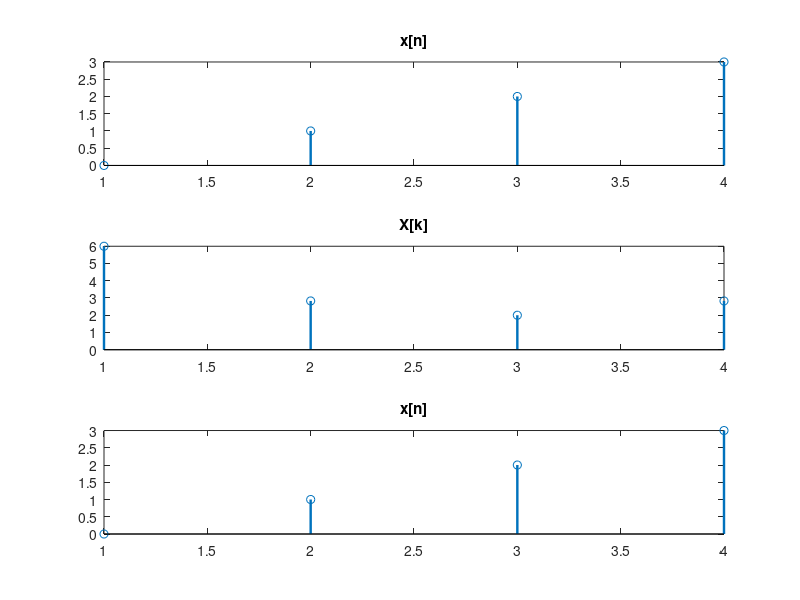
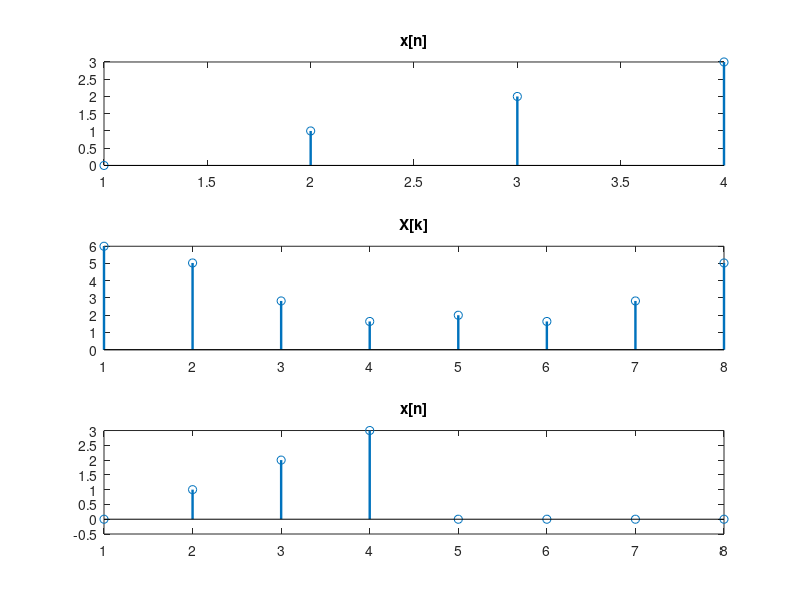
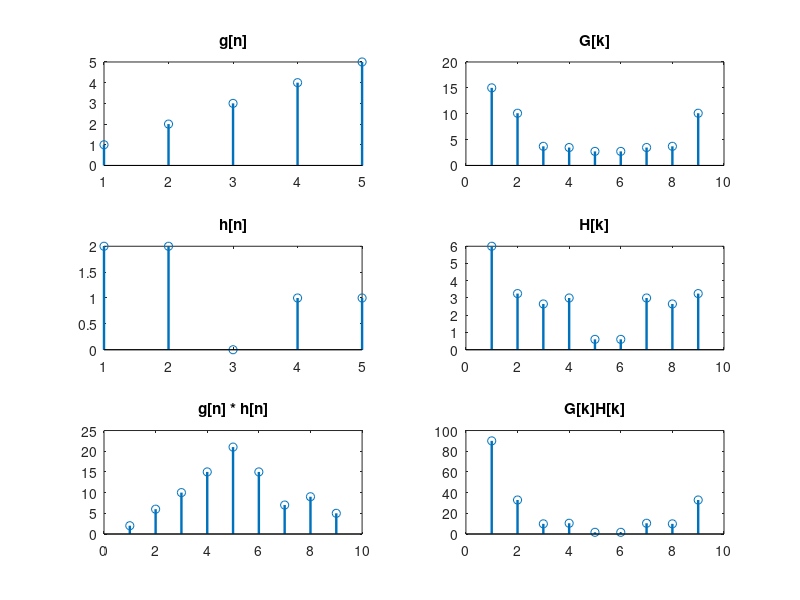

Source code (MATLAB) for these figures, in order:
clear
figure (1)
x = [0 1 2 3];
n1 = 4;

X = fft(x, n1);
M = abs(X);
subplot(3, 1, 1)
stem(x, 'linewidth', 1.75)
title('x[n]')

subplot(3, 1, 2)
stem(M, 'linewidth', 1.75)
title('X[k]')

InvX = ifft(X, n1);
subplot(3, 1, 3)
stem(InvX, 'linewidth', 1.75)
title('x[n]')




figure (2)
n2 = 8;
X = fft(x, n2);
M = abs(X);
subplot(3, 1, 1)
stem(x, 'linewidth', 1.75)
title('x[n]')

subplot(3, 1, 2)
stem(M, 'linewidth', 1.75)
title('X[k]')

InvX = ifft(X, n2);
subplot(3, 1, 3)
stem(InvX, 'linewidth', 1.75)
title('x[n]')





figure (3)
g = [1 2 3 4 5];
h = [2 2 0 1 1];
L=length(g)+length(h)-1;

subplot(3, 2, 1)
stem(g, 'linewidth', 1.75)
title('g[n]')

subplot(3, 2, 3)
stem(h, 'linewidth', 1.75)
title('h[n]')


G = fft(g, L);
subplot(3, 2, 2)
stem(abs(G), 'linewidth', 1.75)
title('G[k]')
 
H = fft(h, L);
subplot(3, 2, 4)
stem(abs(H), 'linewidth', 1.75)
title('H[k]')
 
Y = G .* H;
M = abs(Y);
subplot(3, 2, 6)
stem(M, 'linewidth', 1.75)
title('G[k]H[k]')
 
y=ifft(Y);
subplot(3, 2, 5)
stem(y, 'linewidth', 1.75)
title('g[n] * h[n]')
